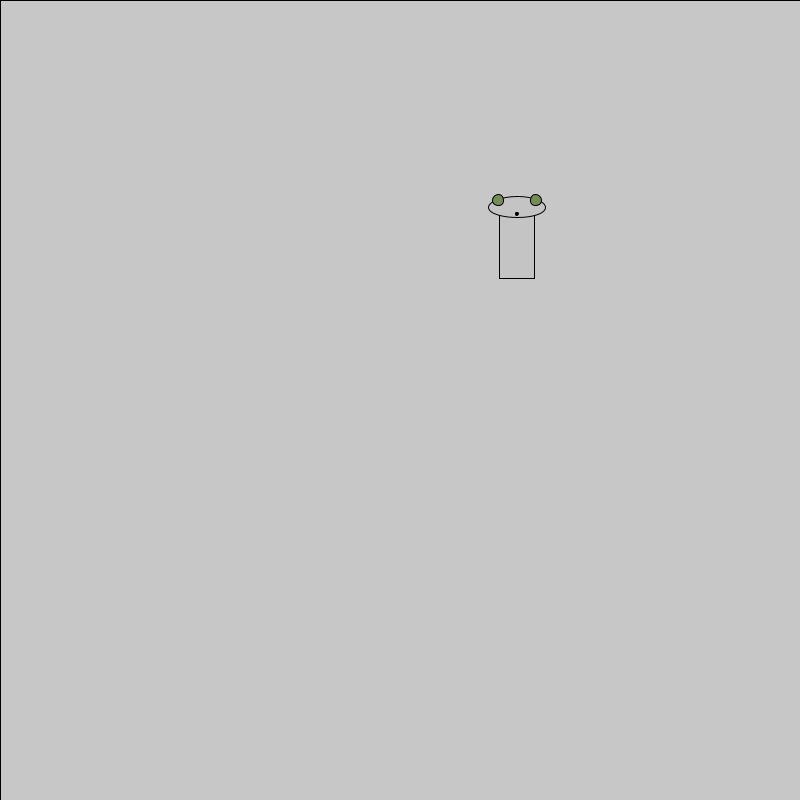
Frame 1 (no input)
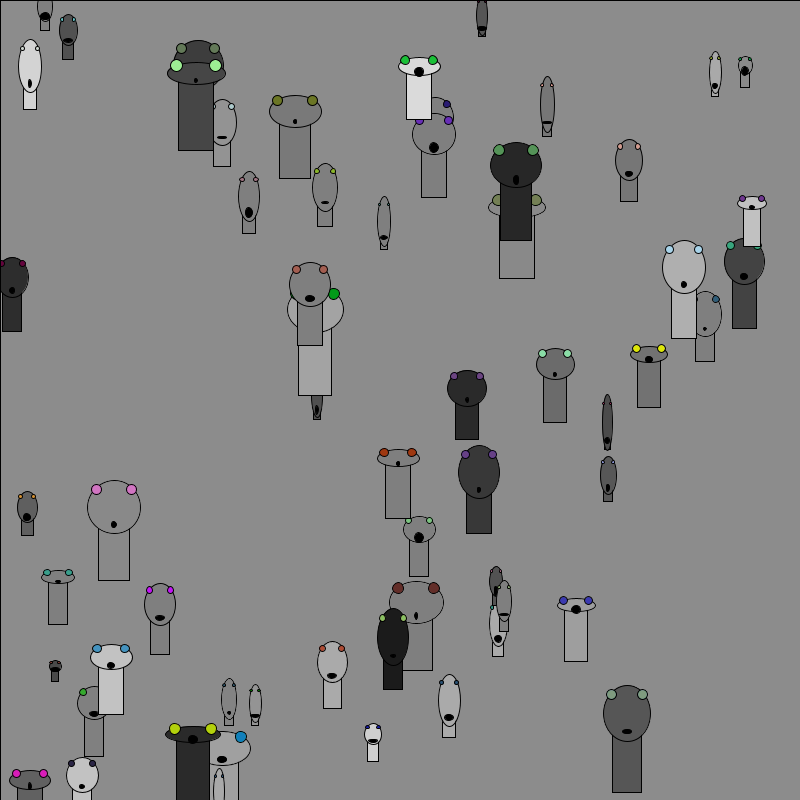
Frame 60 (the mouse pressed at the canvas centre just before this capture)
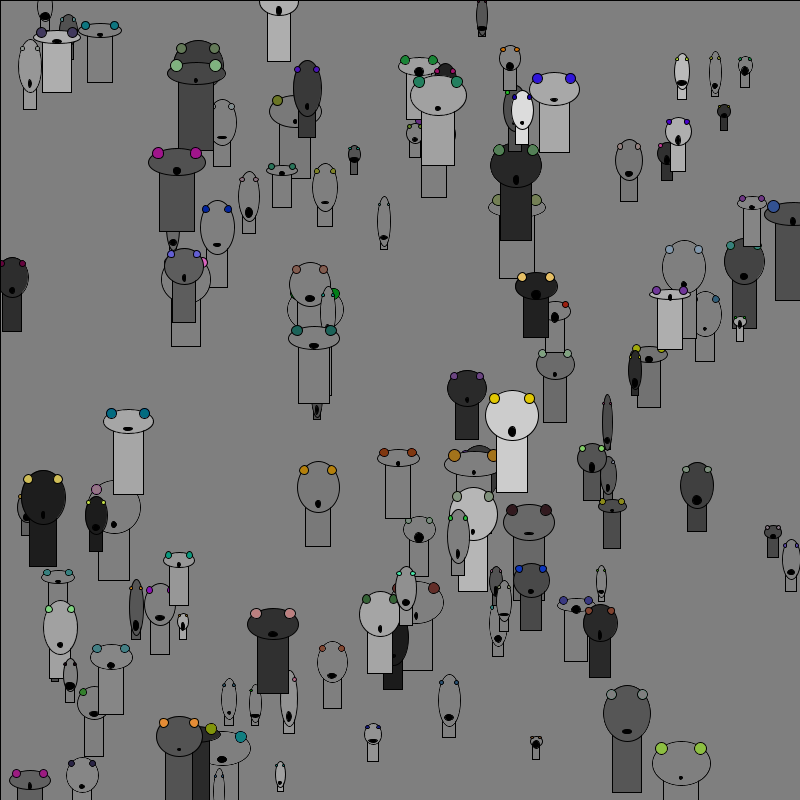
Frame 120 (the mouse held since frame 60 and released just before this capture)

The Processing sketch that drew these frames (run headless with seeded random() and noise(); from frame 60 on, the mouse is pressed at the canvas centre):

// Processing sketch: functions
// ── functions.pde
//functions can also be called methods

//these are global variables
int globalInt;

void setup(){
  size(800,800);
  background(200);
}

void draw(){
  //println(anInt);//this will throw an error
  fill(0,0,0,1);
  rect(0,0,width,height);
  
  drawFace();
}

//void returns noting
void nothingReturned(){
  rect(100,100,50,60);
}

//returns an int
// specify the data type of the arguments
void drawFace(){
  
  int drawX = int(random(width));
  int drawY = int(random(height));
  
  int faceW = int(random(10,60));
  int faceH = int(random(10,60));
  fill(random(25,225));
  
  //body
  rect(drawX-((faceW*.6)*.5),drawY+(faceH*.25),faceW*.6,faceW*(1+ random(.05,.4)));
  
  
  //head
  ellipse(drawX,drawY,faceW,faceH);
  //eyes
  fill(random(255),random(255),random(255));
  ellipse(drawX-(faceW*.333),drawY-(faceH*.333),faceW*.2,faceW*.2);
  ellipse(drawX+(faceW*.333),drawY-(faceH*.333),faceW*.2,faceW*.2);
  //mouth
  fill(0);
  ellipse(drawX,drawY+(faceH*.333),random(2,10),random(2,10));

}
